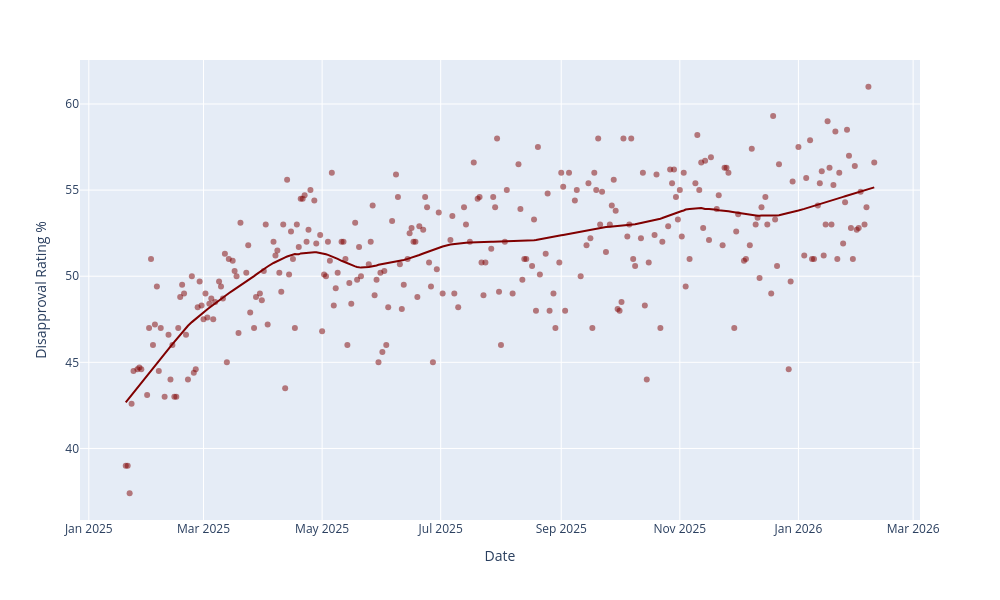

Here is the notebook cell this chart was saved with:
### Code cell
fig = px.scatter(
    result, x="end_date", y="no", 
    labels={"end_date" : "Date", "no" : "Disapproval Rating %"},
    color_discrete_sequence=['maroon'],
    trendline="lowess",
    trendline_options=dict(frac=0.2)
)
fig.update_layout(width=1000, height=600)
fig.update_traces(marker=dict(opacity=0.5))

### Figure 1 — Plotly figure (JSON) as saved in the notebook; plotly's stock layout.template omitted (floating-point values rounded to 4 significant figures; data arrays with more than 128 entries replaced by an {"elided": "..."} marker saying what was removed)
{"data": [{"hovertemplate": "Date=%{x}<br>Disapproval Rating %=%{y}<extra></extra>", "legendgroup": "", "marker": {"color": "maroon", "opacity": 0.5, "symbol": "circle"}, "mode": "markers", "name": "", "orientation": "v", "showlegend": false, "type": "scatter", "x": {"elided": "292 str values"}, "xaxis": "x", "y": {"elided": "292 float values"}, "yaxis": "y"}, {"hovertemplate": "<b>LOWESS trendline</b><br><br>Date=%{x}<br>Disapproval Rating %=%{y} <b>(trend)</b><extra></extra>", "legendgroup": "", "marker": {"color": "maroon", "opacity": 0.5, "symbol": "circle"}, "mode": "lines", "name": "", "showlegend": false, "type": "scatter", "x": {"elided": "292 str values"}, "xaxis": "x", "y": {"elided": "292 float values"}, "yaxis": "y"}], "layout": {"height": 600, "legend": {"tracegroupgap": 0}, "margin": {"t": 60}, "width": 1000, "xaxis": {"anchor": "y", "domain": [0, 1], "title": {"text": "Date"}}, "yaxis": {"anchor": "x", "domain": [0, 1], "title": {"text": "Disapproval Rating %"}}}}
